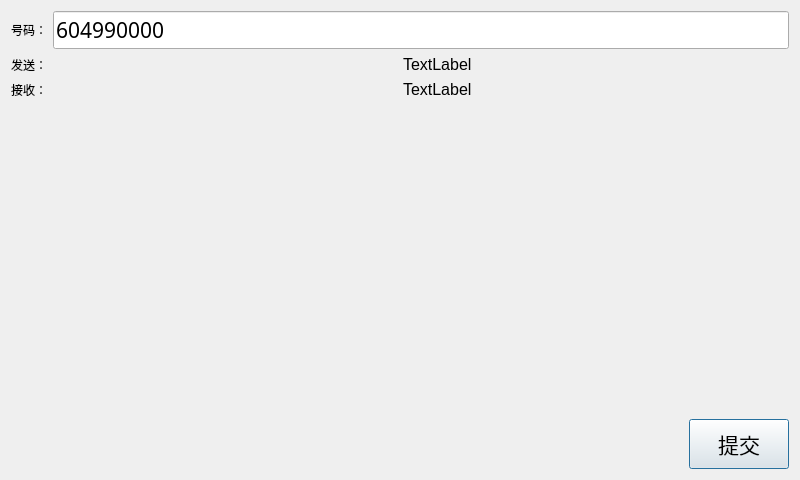
<?xml version="1.0" encoding="UTF-8"?>
<ui version="4.0">
 <class>Dialog</class>
 <widget class="QDialog" name="Dialog">
  <property name="geometry">
   <rect>
    <x>0</x>
    <y>0</y>
    <width>800</width>
    <height>480</height>
   </rect>
  </property>
  <property name="windowTitle">
   <string>Dialog</string>
  </property>
  <layout class="QVBoxLayout" name="verticalLayout">
   <item>
    <layout class="QHBoxLayout" name="horizontalLayout">
     <item>
      <widget class="QLabel" name="label_4">
       <property name="text">
        <string>号码：</string>
       </property>
      </widget>
     </item>
     <item>
      <widget class="QLineEdit" name="number">
       <property name="font">
        <font>
         <family>宋体</family>
         <pointsize>16</pointsize>
        </font>
       </property>
       <property name="text">
        <string>604990000</string>
       </property>
      </widget>
     </item>
    </layout>
   </item>
   <item>
    <layout class="QHBoxLayout" name="horizontalLayout_2">
     <item>
      <widget class="QLabel" name="label_3">
       <property name="text">
        <string>发送：</string>
       </property>
      </widget>
     </item>
     <item>
      <widget class="QLabel" name="send">
       <property name="font">
        <font>
         <family>Segoe UI</family>
         <pointsize>12</pointsize>
        </font>
       </property>
       <property name="text">
        <string>TextLabel</string>
       </property>
      </widget>
     </item>
    </layout>
   </item>
   <item>
    <layout class="QHBoxLayout" name="horizontalLayout_4">
     <item>
      <widget class="QLabel" name="label_2">
       <property name="text">
        <string>接收：</string>
       </property>
      </widget>
     </item>
     <item>
      <widget class="QLabel" name="receive">
       <property name="font">
        <font>
         <family>Segoe UI</family>
         <pointsize>12</pointsize>
        </font>
       </property>
       <property name="text">
        <string>TextLabel</string>
       </property>
      </widget>
     </item>
    </layout>
   </item>
   <item>
    <spacer name="verticalSpacer">
     <property name="orientation">
      <enum>Qt::Vertical</enum>
     </property>
     <property name="sizeHint" stdset="0">
      <size>
       <width>20</width>
       <height>178</height>
      </size>
     </property>
    </spacer>
   </item>
   <item>
    <layout class="QHBoxLayout" name="horizontalLayout_3">
     <item>
      <spacer name="horizontalSpacer">
       <property name="orientation">
        <enum>Qt::Horizontal</enum>
       </property>
       <property name="sizeHint" stdset="0">
        <size>
         <width>40</width>
         <height>20</height>
        </size>
       </property>
      </spacer>
     </item>
     <item>
      <widget class="QPushButton" name="submit">
       <property name="minimumSize">
        <size>
         <width>100</width>
         <height>50</height>
        </size>
       </property>
       <property name="font">
        <font>
         <family>宋体</family>
         <pointsize>16</pointsize>
        </font>
       </property>
       <property name="text">
        <string>提交</string>
       </property>
      </widget>
     </item>
    </layout>
   </item>
  </layout>
 </widget>
 <layoutdefault spacing="6" margin="11"/>
 <resources/>
 <connections/>
</ui>
